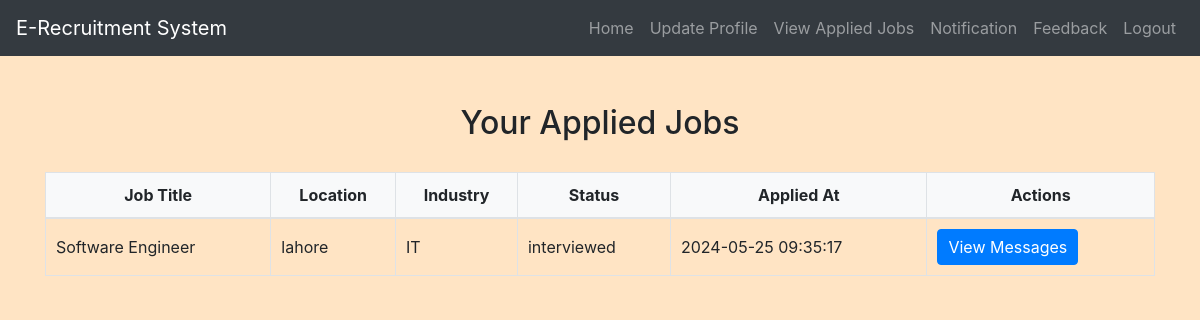
The page /candidate/view_apply.php (signed in) on the database its author committed.
### tables this page shows
CREATE TABLE `applications` (
  `application_id` int(11) NOT NULL,
  `candidate_id` int(11) DEFAULT NULL,
  `job_id` int(11) DEFAULT NULL,
  `experience` int(11) DEFAULT NULL,
  `salary_expectation` int(11) DEFAULT NULL,
  `cv_url` varchar(255) DEFAULT NULL,
  `status` enum('applied','shortlisted','interviewed','rejected','accepted') DEFAULT NULL,
  `applied_at` datetime DEFAULT NULL,
  `updated_at` datetime DEFAULT NULL
);

CREATE TABLE `jobs` (
  `job_id` int(11) NOT NULL,
  `recruiter_id` int(11) DEFAULT NULL,
  `job_title` varchar(255) NOT NULL,
  `job_description` text NOT NULL,
  `job_requirements` text NOT NULL,
  `location` varchar(255) NOT NULL,
  `industry` varchar(255) NOT NULL,
  `keywords` varchar(255) NOT NULL,
  `status` enum('active','inactive') DEFAULT 'active',
  `created_at` timestamp NOT NULL DEFAULT current_timestamp()
);

### candidate/view_apply.php (the view, shortened to what this page needs)
<?php
include('config.php');
$candidate_id = $_SESSION["id"];
$sql = "SELECT A.*, J.job_title, J.location, J.industry, J.recruiter_id
        FROM Applications A
        INNER JOIN Jobs J ON A.job_id = J.job_id
        WHERE A.candidate_id = ?";
$stmt = mysqli_prepare($conn, $sql);
mysqli_stmt_bind_param($stmt, "i", $candidate_id);
mysqli_stmt_execute($stmt);
$result = mysqli_stmt_get_result($stmt);
$applied_jobs = mysqli_fetch_all($result, MYSQLI_ASSOC);
?>
<!DOCTYPE html>
<html>
<head>
    <link rel="stylesheet" href="https://maxcdn.bootstrapcdn.com/bootstrap/4.5.2/css/bootstrap.min.css">
    <link rel="stylesheet" href="./css/style.css">
</head>
<body>
<?php include('navbar.php'); ?>
<div class="container mt-5">
    <h2>Your Applied Jobs</h2>
    <table class="table">
        <thead>
            <tr>
                <th>Job Title</th>
                <th>Location</th>
                <th>Industry</th>
                <th>Status</th>
                <th>Applied At</th>
                <th>Actions</th>
            </tr>
        </thead>
        <tbody>
            <?php foreach ($applied_jobs as $job): ?>
                <tr>
                    <td><?php echo $job['job_title']; ?></td>
                    <td><?php echo $job['location']; ?></td>
                    <td><?php echo $job['industry']; ?></td>
                    <td><?php echo $job['status']; ?></td>
                    <td><?php echo $job['applied_at']; ?></td>
                    <td>
                        <a href="view_received_messages.php?recruiter_id=<?php echo $job['recruiter_id']; ?>" class="btn btn-primary">View Messages</a>
                    </td>
                </tr>
            <?php endforeach; ?>
        </tbody>
    </table>
</div>
</body>
</html>

### candidate/css/style.css (style rules this page uses)
body { background-color: bisque; }
h1, h2, h3, h4 { text-align: center; margin-top: 30px; margin-bottom: 30px; }
.table { width: 100%; border-collapse: collapse; margin-top: 20px; }
.table th, .table td { padding: 10px; border: 1px solid #dee2e6; }
.table thead th { background-color: #f8f9fa; font-weight: bold; text-align: center; }
.table tbody td { vertical-align: middle; }
.btn-primary { padding: 5px 10px; }

### rows shown on the page
applications: job.job_title "Software Engineer", job.location "lahore", job.industry "IT", status "interviewed", applied_at "2024-05-25 09:35:17"
